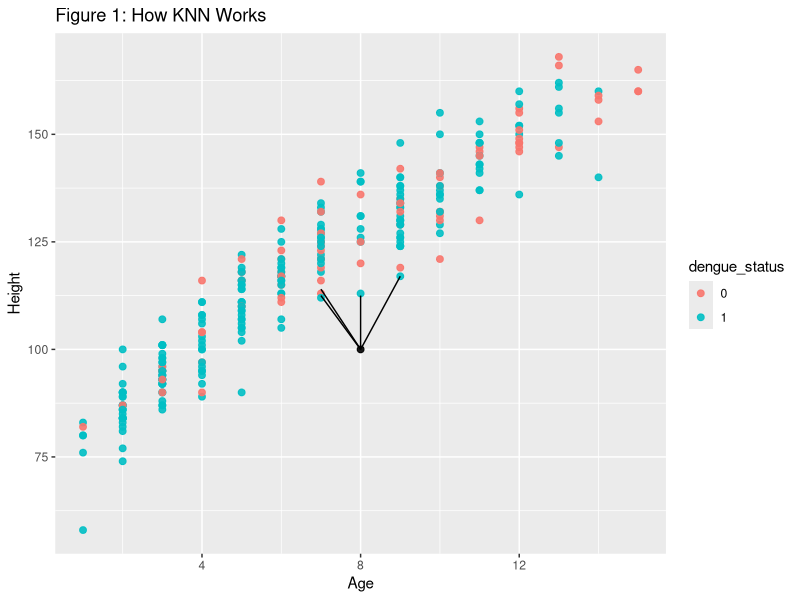
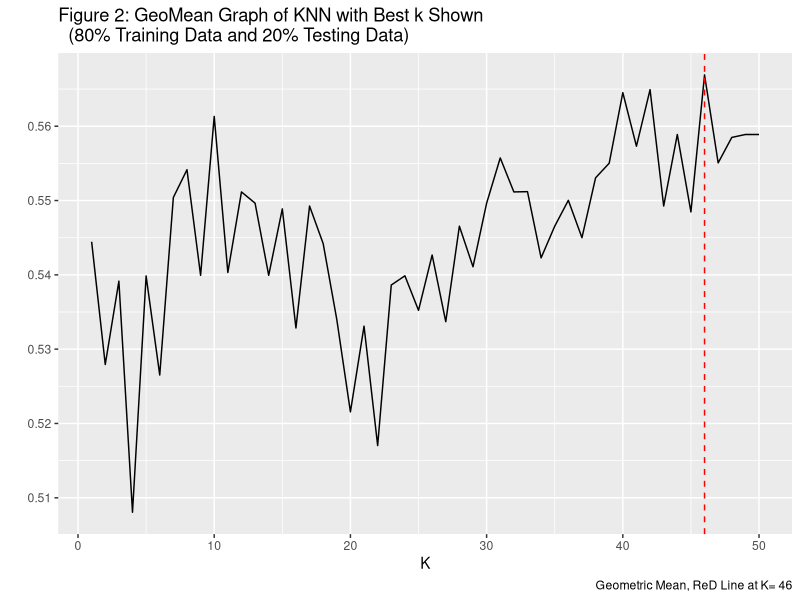
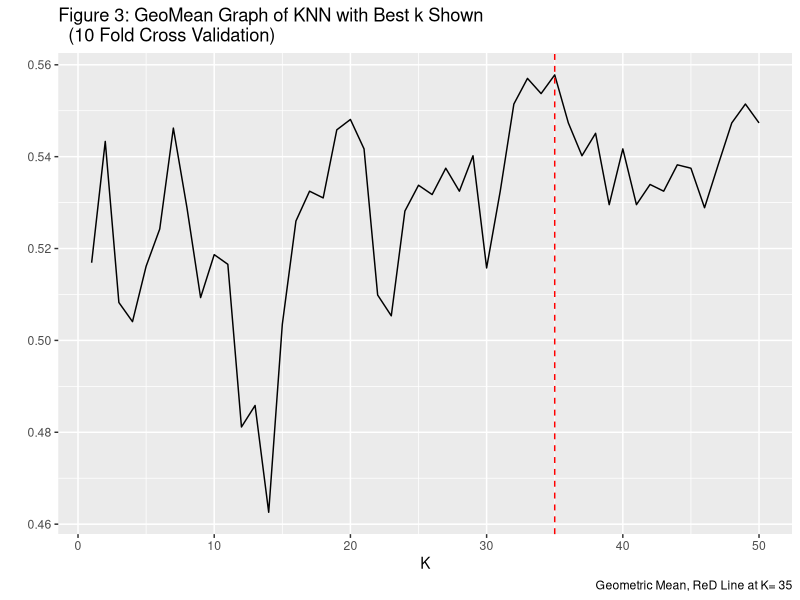
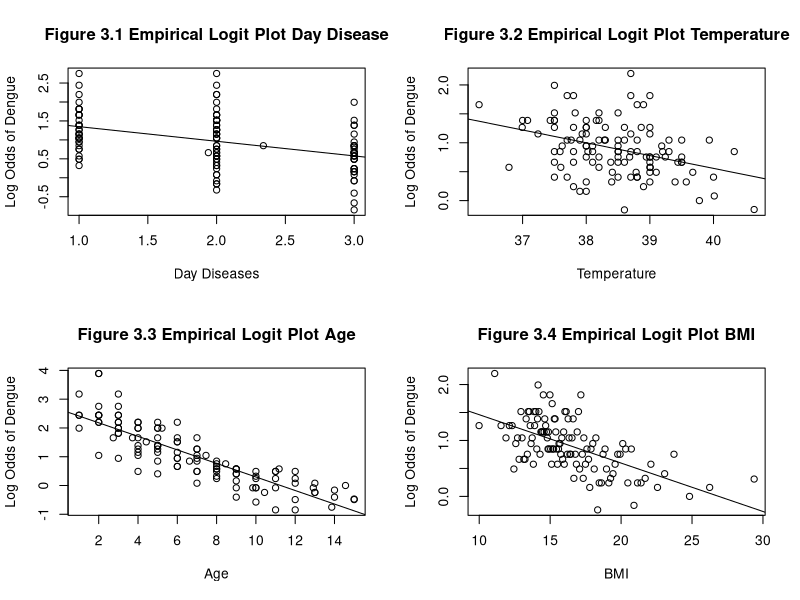
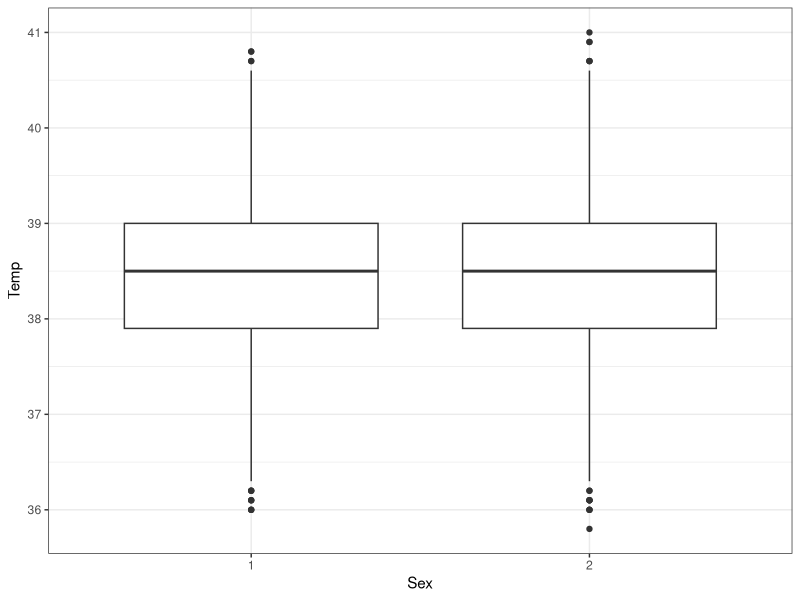
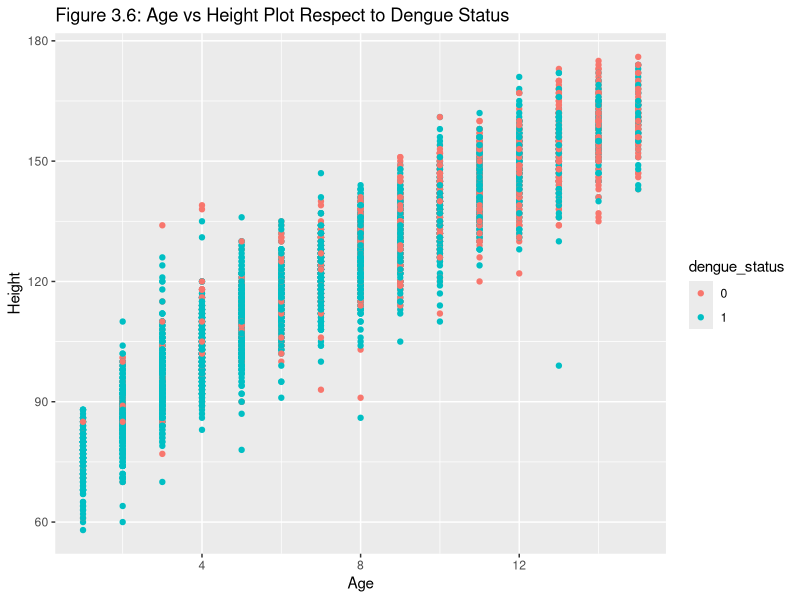

Source code (R) for these figures, in order:
## ---- chunk 1
#Load all required packages
library(ggplot2)
library(broom)
library(gridExtra)
library(dplyr)
library(class)
library(tidyverse)
library(gridExtra)
## ---- chunk 2
knitr::opts_chunk$set(echo = TRUE)
## ---- chunk 3
#Load dengue data
dengue<-read.csv("dengueData.csv")
## ---- chunk 4
#Checking if NA exists in data set
knitr::kable(sum(is.na(dengue)),col.names = "Missing Value")
## ---- chunk 5
#Take a look on data type and what the data looks like
glimpse(dengue)
## ---- chunk 6
#Create a data set for demo
knnDemo<-data.frame("dengue_status"= dengue$Y,"Age"= dengue$Age, "Height"= dengue$Height)
## ---- chunk 7
numb<-nrow(knnDemo)
#Set a seed for sampling
set.seed(363663)
#Subset a small portion of the full data set for demonstration purpose 
DemoSubsetRow<-sample(1:numb,numb*0.05,replace = FALSE)
SetForDemo<-knnDemo[DemoSubsetRow,]  
## ---- chunk 8
example_data<-data.frame("Age"= rep(NA,1),"Height"=rep(NA,1))
example_data$Age[1]<-8
example_data$Height[1]<-100

SetForDemo<-SetForDemo%>%
  mutate(dengue_status=as.character(dengue_status))
#demoTest<-example_data%>%
 # mutate(dengue_status_test=as.character(dengue_status))
ggplot()+
  geom_point(data = SetForDemo,aes(x=Age,y=Height,col=dengue_status),size=2,alpha=0.9,shape=19)+
  geom_point(data =example_data,aes(x=Age,y=Height),size=2,alpha=0.9,shape=19)+
  geom_segment(aes(x=8,xend=8,
                   y=100,yend=112.5))+
  geom_segment(aes(x=8,xend=7,
                   y=100,yend=112.5))+
  geom_segment(aes(x=8,xend=7,
                   y=100,yend=114))+
  geom_segment(aes(x=8,xend=9,
                   y=100,yend=117))+
  
  ggtitle("Figure 1: How KNN Works")
  
  
## ---- chunk 9
knnActual<-dengue
## ---- chunk 10
q<-nrow(knnActual)
#Set a seed for sampling
set.seed(363663)
manually_select<-sample(1:q,q*0.8,replace = "FALSE")
manual_train<-dengue[manually_select,]
manual_test<-dengue[-manually_select,]
storage8020<-data.frame("Predictions" = rep(NA,1146))
#Find rows with positive and negative result
    true1_split<-which(manual_test$Y == 1)
    true0_split<-which(manual_test$Y == 0)
    
#Compute the amount of rows corresponding to each result
    ntrue1_split<-length(true1_split)
    ntrue0_split<-length(true0_split)
    
storage_split<-data.frame("K"= rep(NA,50),"GeoMean"= rep(NA,50))

for(t in 1:50){
  storage_split$K[t]<-t
  k_preds_split<-knn(manual_train[,c(2,3,8,9)],manual_test[,c(2,3,8,9)],k=t,cl=manual_train$Y)
  storage8020$Predictions<-as.numeric(as.character(k_preds_split))
  
  sensitivity_split<-sum(k_preds_split[true1_split] == 1)/ntrue1_split

  specificity_split<-sum(k_preds_split[true0_split] == 0)/ntrue0_split
  storage_split$GeoMean[t]<-sqrt(sensitivity_split*specificity_split)

  

}
  
## ---- chunk 11
#Create plot to find the best k for KNN 
knnSplit<-ggplot(storage_split,aes(K,GeoMean))+
  geom_line()+
  labs(caption = paste("Geometric Mean, ReD Line at K=", which.max(storage_split$GeoMean)),title = "Figure 2: GeoMean Graph of KNN with Best k Shown
  (80% Training Data and 20% Testing Data)",y = " ")+
  geom_vline(xintercept = which.max(storage_split$GeoMean),lty = 2,col="red")
knnSplit
## ---- chunk 12
knitr::kable(table(storage8020$Predictions, manual_test$Y), caption= "Table 1: Confusion Matrix of Dengue Status Prediction(80% Training & 20% Testing ) ", col = c("Not Dengue", "Dengue"))
## ---- chunk 13
n<-nrow(knnActual)
nk<-50
storage<-data.frame("K"=rep(NA,nk),
                    "Sensitivity" = rep(NA,nk),
                    "Specificity" = rep(NA,nk),
                    "GeoMean" = rep(NA,nk))

#Set a seed for sampling and create a pool and set fold for K fold CV
set.seed(363663)
pool<-rep(1:10,573)

fold<-sample(pool,5726,replace = FALSE)

#Outer loop for increment k 
for(k in 1:nk){
  storage$K[k]<-k
  
  storage_inner<-data.frame("YHat" = rep(NA,n))
  #Inner loop for 10 fold CV
  for(i in 1:10){
    #Find data in each fold
    infold<-which(fold == i)
    
    #Create training and testing sets
    Train_Dengue<-knnActual[-infold,]
    Test_Dengue<-knnActual[infold,]
    
    #Run Knn
    k_preds<-knn(Train_Dengue[,c(2,3,8,9)],Test_Dengue[,c(2,3,8,9)],k=k,cl=Train_Dengue$Y)
    
    #store results
    storage_inner$YHat[infold]<-as.numeric(as.character(k_preds))
    
    #Find rows with positive and negative result
    true1K<-which(Test_Dengue$Y == 1)
    true0K<-which(Test_Dengue$Y == 0)
    
    #Compute the amount of rows corresponding to each result
    ntrue1K<-length(true1K)
    ntrue0K<-length(true0K)
#Compute sensitivity and specificity, as well as GeoMetric Mean for determining the best value for k
sensitivity<-sum(k_preds[true1K] == 1)/ntrue1K
storage$Sensitivity[k]<-sensitivity
specificity<-sum(k_preds[true0K] == 0)/ntrue0K
storage$Specificity[k]<-specificity
storage$GeoMean[k]<-sqrt(sensitivity*specificity)
  }
}




## ---- chunk 14
#Create plot to find the best k for KNN 
knnActualPlot<-ggplot(storage,aes(K,GeoMean))+
  geom_line()+
  labs(caption = paste("Geometric Mean, ReD Line at K=", which.max(storage$GeoMean)),title = "Figure 3: GeoMean Graph of KNN with Best k Shown
  (10 Fold Cross Validation)",y = " ")+
  geom_vline(xintercept = which.max(storage$GeoMean),lty = 2,col="red")
#Show Plot
knnActualPlot
## ---- chunk 15
knitr::kable(table(storage_inner$YHat, dengue$Y), caption= "Table 2: Confusion Matrix of Predicting Dengue Status (10 Fold CV & KNN with K = 35)  ", col = c("Not Dengue", "Dengue"))  
## ---- chunk 16
#Load function for empirical logit plot
emplogitPlot <- function(x, y, binsize = NULL, ci = FALSE, probit = FALSE,
prob = FALSE, main = NULL, xlab = "", ylab = "", lowess.in = FALSE){
  
  if(class(y) =="character"){
   y <- as.numeric(as.factor(y))-1
   }
  
  if (length(x) != length(y))
    stop("x and y lengths differ")
  if (any(y < 0 | y > 1))
    stop("y not between 0 and 1")
  if (length(x) < 100 & is.null(binsize))
    stop("Less than 100 observations: specify binsize manually")
  
  if (is.null(binsize)) binsize = min(round(length(x)/10), 50)
  
  if (probit){
    link = qnorm
    if (is.null(main)) main = "Empirical probits"
  } else {
    link = function(x) log(x/(1-x))
    if (is.null(main)) main = "Empirical logits"
  }
  
  sort = order(x)
  x = x[sort]
  y = y[sort]
  a = seq(1, length(x), by=binsize)
  b = c(a[-1] - 1, length(x))
  
  prob = xmean = ns = rep(0, length(a)) # ns is for CIs
  for (i in 1:length(a)){
    range = (a[i]):(b[i])
    prob[i] = mean(y[range])
    xmean[i] = mean(x[range])
    ns[i] = b[i] - a[i] + 1 # for CI 
  }
  
  extreme = (prob == 1 | prob == 0)
  prob[prob == 0] = min(prob[!extreme])
  prob[prob == 1] = max(prob[!extreme])
  
  g = link(prob) # logits (or probits if probit == TRUE)
  
  linear.fit = lm(g[!extreme] ~ xmean[!extreme])
  b0 = linear.fit$coef[1]
  b1 = linear.fit$coef[2]
  
  loess.fit = loess(g[!extreme] ~ xmean[!extreme])
  
  plot(xmean, g, main=main, xlab=xlab, ylab=ylab)
  abline(b0,b1)
  if(lowess.in ==TRUE){
  lines(loess.fit$x, loess.fit$fitted, lwd=2, lty=2)
  }
}
## ---- chunk 17
#Create a data set dedicated for checking condition and EDA
dengueForCheck<-knnActual
## ---- chunk 18
#Display 4 graphs together
op<-par(mfrow=c(2,2))

#Checking linear relationship between log odds that Y=1 and four numeric Xi
logit_DayDisease<-emplogitPlot(x=dengueForCheck$DayDisease,y=dengueForCheck$Y,xlab = "Day Diseases",ylab = "Log Odds of Dengue",main = "Figure 3.1 Empirical Logit Plot Day Disease")

logit_Temp<-emplogitPlot(x=dengueForCheck$Temp,y=dengueForCheck$Y,xlab = "Temperature",ylab = "Log Odds of Dengue",main = "Figure 3.2 Empirical Logit Plot Temperature")

logit_Age<-emplogitPlot(x=dengueForCheck$Age,y=dengueForCheck$Y,xlab = "Age",ylab = "Log Odds of Dengue",main = "Figure 3.3 Empirical Logit Plot Age")

logit_BMI<-emplogitPlot(x=dengueForCheck$BMI,y=dengueForCheck$Y,xlab = "BMI",ylab = "Log Odds of Dengue",main = "Figure 3.4 Empirical Logit Plot BMI")

## ---- chunk 19
#Convert sex from a numeric feature to categorical
dengueForCheck$Sex=as.factor(dengueForCheck$Sex)
BoxDengue<-ggplot(data=dengueForCheck,aes(x=Sex,y=Temp,fill=Temp))+
  theme_bw()+
  geom_boxplot()
BoxDengue
## ---- chunk 20
knnActual%>%
  mutate(dengue_status=as.factor(Y))%>%
  ggplot(aes(x=Age,y=Height,color=dengue_status))+
  geom_point()+
  ggtitle("Figure 3.6: Age vs Height Plot Respect to Dengue Status")
## ---- chunk 21
#Checking correlations between variable to determine multicolinearity
correlation<-cor(dengueForCheck[,c(2,8:11)])
correlation_tr<-round(correlation,3)
knitr::kable(correlation_tr)
## ---- chunk 22
#Set seed for sampling
set.seed(363663)
n<-nrow(knnActual)
storage_logistic<-data.frame("Predicted" = rep(NA,5726))

#Creating pools and set fold for K fold CV
logisticpool<-rep(1:10,573)

#Sampling for the pool, assign rows with fold number 
logisticfold<-sample(logisticpool,5726,replace = FALSE)

#Subset a data set for training logistic model
logisticTotal<-knnActual[,c(1,2,4,8,9,11,12,13,14,15)]

#Create for loop to train the model 
for(i in 1:10){
  inlogistic<-which(logisticfold==i)
  logisticTrain<-logisticTotal[-inlogistic,]
  logisticTest<-logisticTotal[inlogistic,]
  
  modelTrained<-glm(data=logisticTrain,family = binomial,Y~Sex+Vomiting+Temp+Age*Weight+BMI+Rash)
  probabilities<-predict(modelTrained,newdata=logisticTest)
  predicted.Y<-ifelse(probabilities>0.5,"1","0")
  storage_logistic$Predicted[inlogistic]<-as.numeric(as.character(predicted.Y))
  
}

modelTotal<-glm(data=dengue,family = binomial,Y~Sex+Vomiting+Temp+Age*Weight+BMI+Rash)
storage_modelTotal<-data.frame("Prediction"= rep(NA,5726))
ModelTotalprobabilities<-predict(modelTotal,newdata=dengue)
predicted.YTotal<-ifelse(ModelTotalprobabilities>0.5,"1","0")
storage_modelTotal$Prediction<-as.numeric(as.character(predicted.YTotal))
knitr::kable(table(storage_modelTotal$Prediction, dengue$Y), caption= "Table x: Confusion Matrix of Predicting Dengue Status (Logistic Regerssion & 10 Fold CV) ", col = c("Not Dengue", "Dengue"))  
## ---- chunk 23
knitr::kable(table(storage_logistic$Predicted, knnActual$Y), caption= "Table 3: Confusion Matrix of Predicting Dengue Status (Logistic Regerssion & 10 Fold cv)  ", col = c("Not Dengue", "Dengue"))  
